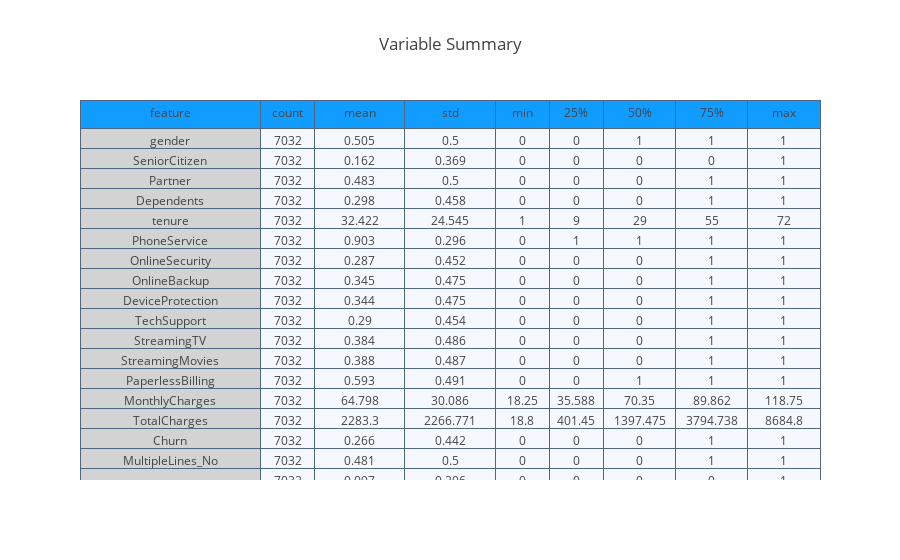

Notebook source saved alongside this figure:
### Code cell
summary = (df_telcom_og[[i for i in df_telcom_og.columns if i not in Id_col]].
           describe().transpose().reset_index())

summary = summary.rename(columns = {"index" : "feature"})
summary = np.around(summary,3)

val_lst = [summary['feature'], summary['count'],
           summary['mean'],summary['std'],
           summary['min'], summary['25%'],
           summary['50%'], summary['75%'], summary['max']]

trace  = go.Table(header = dict(values = summary.columns.tolist(),
                                line = dict(color = ['#506784']),
                                fill = dict(color = ['#119DFF']),
                               ),
                  cells  = dict(values = val_lst,
                                line = dict(color = ['#506784']),
                                fill = dict(color = ["lightgrey",'#F5F8FF'])
                               ),
                  columnwidth = [200,60,100,100,60,60,80,80,80])
layout = go.Layout(dict(title = "Variable Summary"))
figure = go.Figure(data=[trace],layout=layout)
py.iplot(figure)

### Figure 1 — Plotly figure (JSON) as saved in the notebook; plotly's stock layout.template omitted (floating-point values rounded to 4 significant figures; data arrays with more than 128 entries replaced by an {"elided": "..."} marker saying what was removed)
{"data": [{"cells": {"fill": {"color": ["lightgrey", "#F5F8FF"]}, "line": {"color": ["#506784"]}, "values": {"elided": "9x34 mixed values"}}, "columnwidth": [200, 60, 100, 100, 60, 60, 80, 80, 80], "header": {"fill": {"color": ["#119DFF"]}, "line": {"color": ["#506784"]}, "values": ["feature", "count", "mean", "std", "min", "25%", "50%", "75%", "max"]}, "type": "table", "uid": "b57698a8-d172-11e8-b5fb-acde48001122"}], "layout": {"title": "Variable Summary"}}
